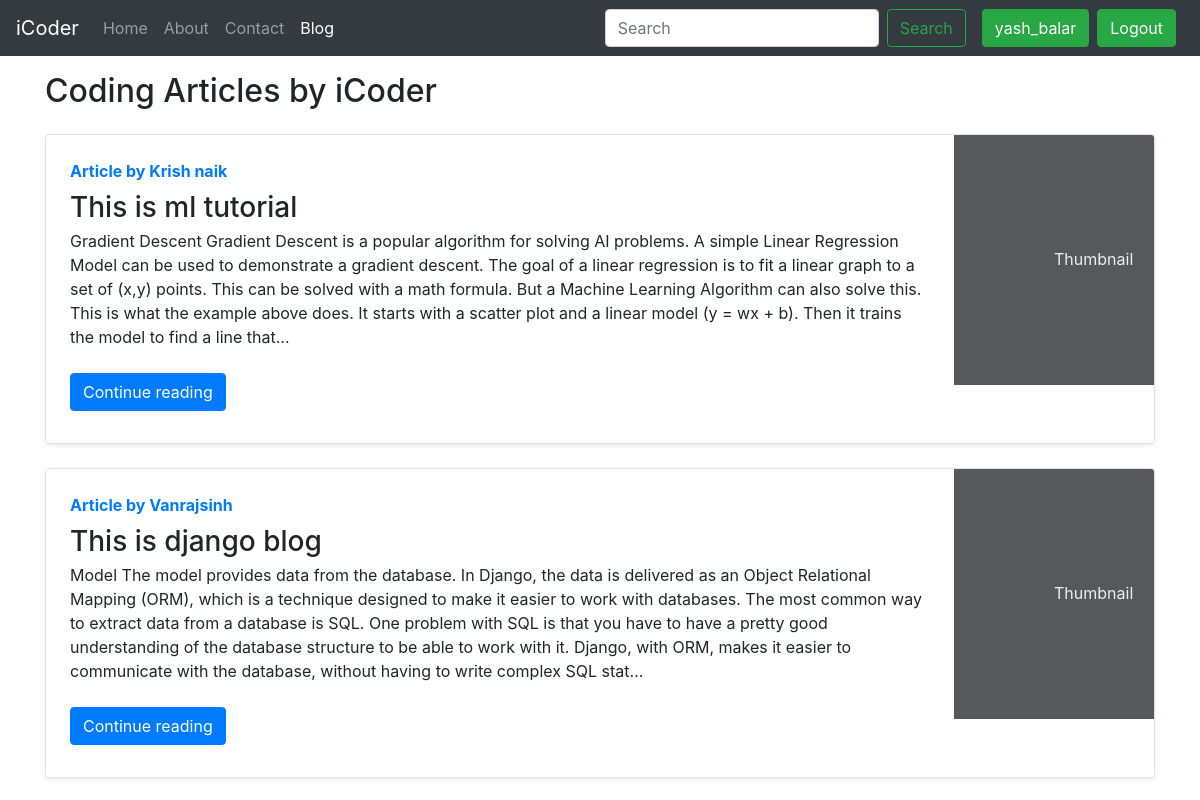
Page /blog/ (signed in) on the committed database.
### blog/models.py (models this page shows, shortened)
class Post(models.Model):
    sno=models.AutoField(primary_key=True)
    title=models.CharField(max_length=255)
    author=models.CharField(max_length=14)
    slug=models.CharField(max_length=130)
    timeStamp=models.DateTimeField(blank=True)
    content=models.TextField()

### blog/views.py (the view)
# urls.py: path('', views.blogHome, name="bloghome"),
def blogHome(request):
    allPosts= Post.objects.all()
    context={'allPosts': allPosts}
    return render(request, "blog/blogHome.html", context)

### templates/blog/blogHome.html (shortened to what this page needs)
{% extends 'base.html' %}
{% block blogactive %} active {% endblock blogactive %}
{% block body %}
<div class="container my-3">
    <h2>Coding Articles by iCoder</h2>
    {% for post in allPosts %}
    <div class="row no-gutters border rounded overflow-hidden flex-md-row mb-4 shadow-sm h-md-250 my-4 position-relative">
        <div class="col p-4 d-flex flex-column position-static">
            <strong class="d-inline-block mb-2 text-primary">Article by {{ post.author }}</strong>
            <h3 class="mb-0">{{ post.title }}</h3>
            <p class="card-text mb-auto">
                <div class="preview">{{ post.content|truncatechars:500|safe }}</div>
            </p>
            <div class="my-2">
                <a href="/blog/{{ post.slug }}" role="button" class="btn btn-primary">Continue reading</a>
            </div>
        </div>
        <div class="col-auto d-none d-lg-block">
            <svg class="bd-placeholder-img" width="200" height="250" xmlns="http://www.w3.org/2000/svg" preserveAspectRatio="xMidYMid slice" focusable="false" role="img" aria-label="Placeholder: Thumbnail">
                <text x="50%" y="50%" fill="#eceeef" dy=".3em">Thumbnail</text>
            </svg>
        </div>
    </div>
    {% endfor %}
</div>
{% endblock %}

### templates/base.html (shortened to what this page needs)
<!doctype html>
<html lang="en">
  <head>
    <link rel="stylesheet" href="https://stackpath.bootstrapcdn.com/bootstrap/4.5.2/css/bootstrap.min.css">
  </head>
  <body>
    <nav class="navbar navbar-expand-lg navbar-dark bg-dark">
        <a class="navbar-brand" href="/">iCoder</a>
        <div class="collapse navbar-collapse" id="navbarSupportedContent">
          <ul class="navbar-nav mr-auto">
            <li class="nav-item {% block homeactive %}  {% endblock homeactive %}">
              <a class="nav-link" href="/">Home <span class="sr-only">(current)</span></a>
            </li>
            <li class="nav-item {% block aboutactive %}  {% endblock aboutactive %}" >
              <a class="nav-link" href="/about">About</a>
            </li>
            <li class="nav-item {% block contactactive %}  {% endblock contactactive %} ">
              <a class="nav-link" href="/contact">Contact</a>
            </li>
            <li class="nav-item {% block blogactive %}  {% endblock blogactive %} ">
              <a class="nav-link" href="/blog">Blog</a>
            </li>
          </ul>
          <form method="get" action="/search"class="form-inline my-2 my-lg-0 mx-3">
            <input class="form-control mr-sm-2" type="search" placeholder="Search" aria-label="Search" name="query" id="query">
            <button class="btn btn-outline-success my-2 my-sm-0 " type="submit">Search</button>
          </form>
  {% if user.is_authenticated %}
     <button type="button" class="btn btn-success mr-2">
         {{ user.username }}
     </button>
     <a href="{% url 'handleLogout' %}" class="btn btn-success mr-2">
         Logout
     </a>
  {% endif %}
        </div>
      </nav>
      {% block body %}  {% endblock body %}
  </body>
</html>

### rows in the picture
Post: author "Krish naik", title "This is ml tutorial", content "Gradient Descent Gradient Descent is a popular algorithm for solving AI problems. A simple Linear Regression Model can be used to demonstrate a gradient descent. The goal of a linear regression is to fit a linear graph to a set of (x,y) points. This can be solved with a math formula. But a Machine Learning Algorithm can also solve this. This is what the example above does. It starts with a scatter plot and a linear model (y = wx + b). Then it trains the model to find a line that…"
Post: author "Vanrajsinh", title "This is django blog", content "Model The model provides data from the database. In Django, the data is delivered as an Object Relational Mapping (ORM), which is a technique designed to make it easier to work with databases. The most common way to extract data from a database is SQL. One problem with SQL is that you have to have a pretty good understanding of the database structure to be able to work with it. Django, with ORM, makes it easier to communicate with the database, without having to write complex SQL stat…"

### other values in the picture
{{ user.username }} "yash_balar"
